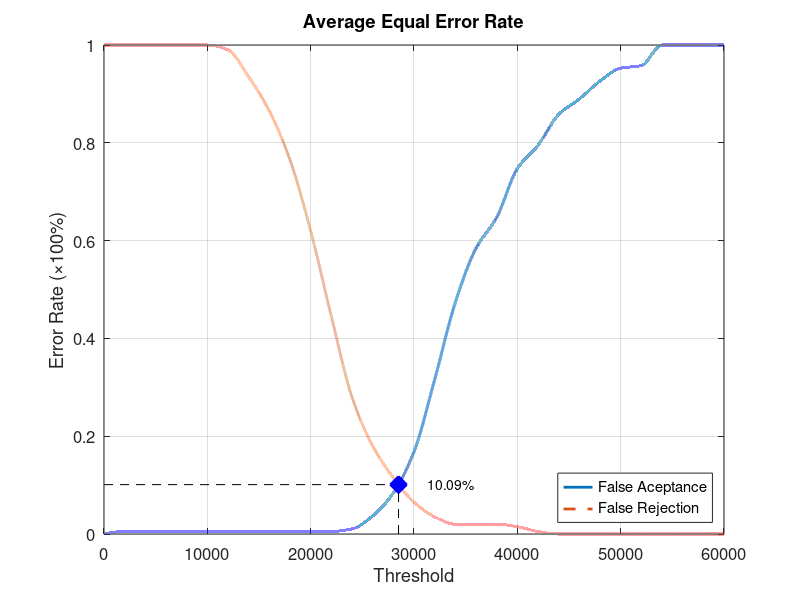
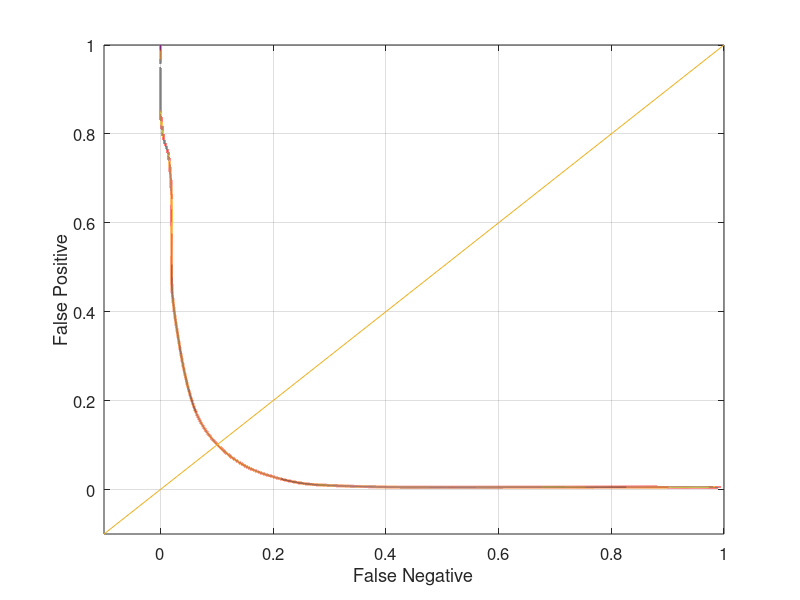

Here is the MATLAB script that generated these plots, in order:
function yEER = Database4_1
close all;
clear;
clc;
x = 0:2000:60000;
xq = 0:0.5:60000;

y0 = [0 0.00526316 0.00526316 0.00526316 0.00526316 0.00526316 0.00526316 0.00526316 0.00526316 0.00526316 0.00526316 0.00526316 0.0105263 0.0368421 0.0842105 0.168421 0.315789 0.473684 0.584211 0.647368 0.747368 0.794737 0.857895 0.889474 0.926316 0.952632 0.957895 1 1 1 1];
yy0 = interp1(x, y0, xq, 'pchip');
y1 = [1 1 1 1 1 1 0.99 0.935 0.865 0.765 0.62 0.445 0.28 0.18 0.115 0.065 0.035 0.02 0.02 0.02 0.015 0.005 0 0 0 0 0 0 0 0 0];
yy1 = interp1(x, y1, xq, 'pchip');

% Calculating EER: 
y2 = abs(y0 - y1);
find(y2 == min(y2))
yy2 = abs(yy0 - yy1);
xEER = find(yy2 == min(yy2));
xEERIndex = xq(xEER) % X-axis EER
yEER = yy0(xEER) % Y-axis EER

main = figure
plot(xq, yy0,'-','LineWidth', 2);	hold on
plot(xq, yy1,'--','LineWidth', 2);	hold on
plot([xEERIndex xEERIndex], [0 yEER], 'k--');	hold on
plot([0 xEERIndex], [yEER yEER], 'k--');	hold on
plot(xEERIndex, yEER, 'bx', 'LineWidth', 10);	hold on
text(xEERIndex + 10 * xEERIndex / 100, yEER, [num2str(round((10000 * yEER)) / 100) '%'])
legend('False Aceptance', 'False Rejection', 'Location', 'SouthEast')
xlabel('Threshold')
ylabel('Error Rate (\times100%)')
title('Average Equal Error Rate')
set(gca, 'FontSize', 12)
axis([0 60000 0 1])
grid on

print(main, 'Database4_1Main', '-dpng');
FNRxFPR = figure('Color', [1 1 1]);
plot(yy1, yy0, '-', yy1, yy0, 'LineWidth', 2);
hold on
y = -0.1:0.1:1
plot(y, y); 
set(gca, 'FontSize', 12)
xlabel('False Negative')
ylabel('False Positive')
axis([-0.1 1 -0.1 1])
set(gca, 'FontSize', 12)
grid on

print(FNRxFPR, 'Database4_1FNRxFPR','-dpng');
end
